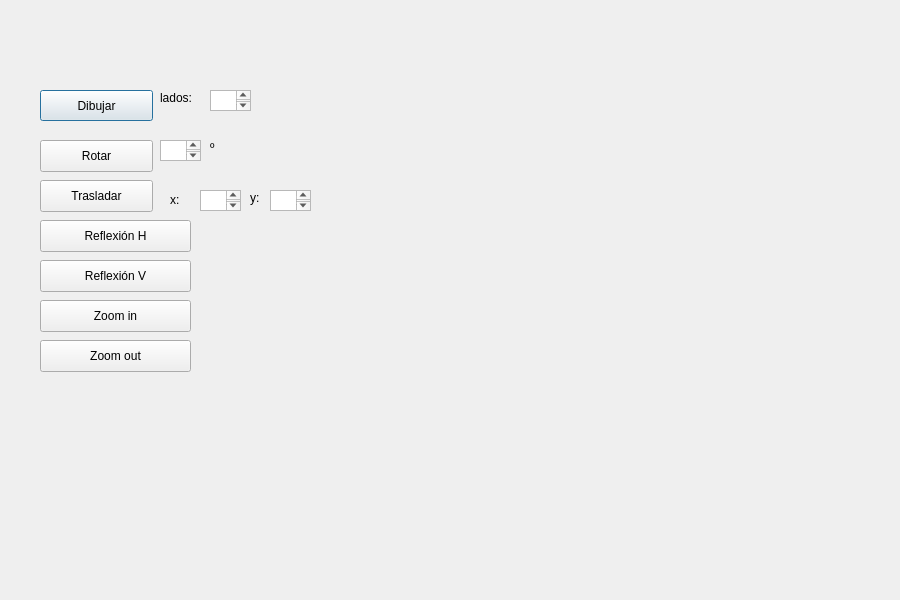
<?xml version="1.0" encoding="UTF-8"?>
<ui version="4.0">
 <class>Poligonos</class>
 <widget class="QDialog" name="Poligonos">
  <property name="geometry">
   <rect>
    <x>0</x>
    <y>0</y>
    <width>900</width>
    <height>600</height>
   </rect>
  </property>
  <property name="windowTitle">
   <string>Polígonos</string>
  </property>
  <widget class="QPushButton" name="pushButton">
   <property name="geometry">
    <rect>
     <x>40</x>
     <y>90</y>
     <width>113</width>
     <height>31</height>
    </rect>
   </property>
   <property name="text">
    <string>Dibujar</string>
   </property>
  </widget>
  <widget class="QLabel" name="labelXinicio">
   <property name="geometry">
    <rect>
     <x>170</x>
     <y>190</y>
     <width>21</width>
     <height>20</height>
    </rect>
   </property>
   <property name="text">
    <string>x:</string>
   </property>
  </widget>
  <widget class="QLabel" name="labelYinicio">
   <property name="geometry">
    <rect>
     <x>250</x>
     <y>190</y>
     <width>21</width>
     <height>16</height>
    </rect>
   </property>
   <property name="text">
    <string>y:</string>
   </property>
  </widget>
  <widget class="QLabel" name="labelXfin">
   <property name="geometry">
    <rect>
     <x>160</x>
     <y>90</y>
     <width>71</width>
     <height>16</height>
    </rect>
   </property>
   <property name="text">
    <string>lados:</string>
   </property>
  </widget>
  <widget class="QTextEdit" name="boxXinicio">
   <property name="geometry">
    <rect>
     <x>200</x>
     <y>190</y>
     <width>41</width>
     <height>21</height>
    </rect>
   </property>
  </widget>
  <widget class="QTextEdit" name="boxXfin">
   <property name="geometry">
    <rect>
     <x>210</x>
     <y>90</y>
     <width>41</width>
     <height>21</height>
    </rect>
   </property>
  </widget>
  <widget class="QTextEdit" name="boxYinicio">
   <property name="geometry">
    <rect>
     <x>270</x>
     <y>190</y>
     <width>41</width>
     <height>21</height>
    </rect>
   </property>
  </widget>
  <widget class="QPushButton" name="pushButton_2">
   <property name="geometry">
    <rect>
     <x>40</x>
     <y>180</y>
     <width>113</width>
     <height>32</height>
    </rect>
   </property>
   <property name="text">
    <string>Trasladar</string>
   </property>
  </widget>
  <widget class="QPushButton" name="pushButton_3">
   <property name="geometry">
    <rect>
     <x>40</x>
     <y>140</y>
     <width>113</width>
     <height>32</height>
    </rect>
   </property>
   <property name="text">
    <string>Rotar</string>
   </property>
  </widget>
  <widget class="QPushButton" name="pushButton_4">
   <property name="geometry">
    <rect>
     <x>40</x>
     <y>340</y>
     <width>151</width>
     <height>32</height>
    </rect>
   </property>
   <property name="text">
    <string>Zoom out</string>
   </property>
  </widget>
  <widget class="QPushButton" name="pushButton_5">
   <property name="geometry">
    <rect>
     <x>40</x>
     <y>300</y>
     <width>151</width>
     <height>32</height>
    </rect>
   </property>
   <property name="text">
    <string>Zoom in</string>
   </property>
  </widget>
  <widget class="QPushButton" name="pushButton_6">
   <property name="geometry">
    <rect>
     <x>40</x>
     <y>220</y>
     <width>151</width>
     <height>32</height>
    </rect>
   </property>
   <property name="text">
    <string>Reflexión H</string>
   </property>
  </widget>
  <widget class="QPushButton" name="pushButton_7">
   <property name="geometry">
    <rect>
     <x>40</x>
     <y>260</y>
     <width>151</width>
     <height>32</height>
    </rect>
   </property>
   <property name="text">
    <string>Reflexión V</string>
   </property>
  </widget>
  <widget class="QTextEdit" name="boxGrados">
   <property name="geometry">
    <rect>
     <x>160</x>
     <y>140</y>
     <width>41</width>
     <height>21</height>
    </rect>
   </property>
  </widget>
  <widget class="QLabel" name="label_5">
   <property name="geometry">
    <rect>
     <x>210</x>
     <y>140</y>
     <width>51</width>
     <height>16</height>
    </rect>
   </property>
   <property name="text">
    <string>º</string>
   </property>
  </widget>
 </widget>
 <resources/>
 <connections/>
</ui>
